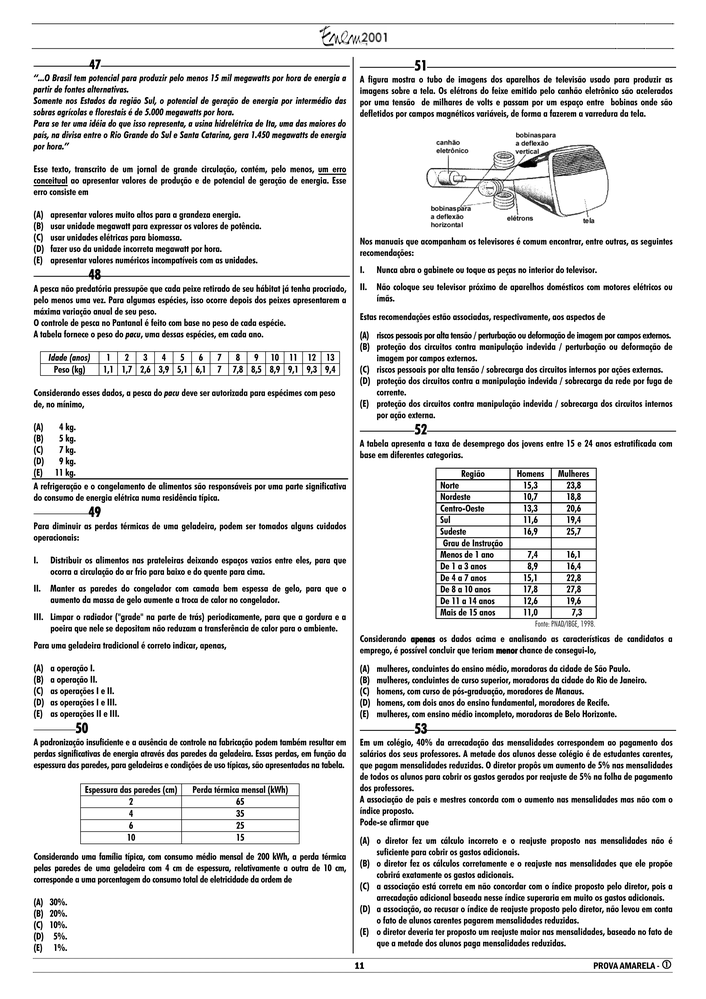
#> input picture 2Passo-RemoverBordasPaginasInteiras/imagens-convertidas/pagina_enem_10.png, 706 x 999 px, shrunk from 2480 x 3509 before the run; its folder holds 4 pictures in this run
$ python remover-bordas.py
#> lines starting #> are read from the running program, lines starting #| are printed output that depends on the picture
"""
Propósito: remover as bordas externas das páginas
Autor: Alexandre Nassar de Peder
Criação: 02/10/2025
Atualização: 03/06/2026

OBS1: puxe a pasta "imagens-convertidas" do passo 1 para essa pasta do passo 2

OBS2: abra a imagem no GIMP e conte pixels para saber quanto de borda tem que cortar.

OBS3: atualize a linha 33 com os valores corretos de corte (esquerda, superior, direita, inferior)

OBS4: tenha em mente desde já que você vai usar as imagens futuramente, então corte pensando na melhor maneira para executar todos os 12 passos

OBS5: execute o código, e abra as imagens para conferir se as bordas foram removidas corretamente. Se não, ajuste os valores de corte e execute novamente.
"""

from PIL import Image
import os

pasta_imagens = "imagens-convertidas"
pasta_saida = "sem-bordas-externas"

os.makedirs(pasta_saida, exist_ok=True)

for nome_arquivo in os.listdir(pasta_imagens):
    if nome_arquivo.lower().endswith(".png"):
        caminho_entrada = os.path.join(pasta_imagens, nome_arquivo)
        imagem = Image.open(caminho_entrada)
#> imagem is the input picture: PIL image 706x999 RGB; min 0, max 255, mean 228.3

        largura, altura = imagem.size
#> largura = 706; altura = 999

        caixa_corte = (112, 172, largura - 111, altura - 144) # ATUALIZE AQUI OS VALORES DE CORTE (esquerda, superior, direita, inferior)
#> caixa_corte = (112, 172, 595, 855)
        imagem_cortada = imagem.crop(caixa_corte)
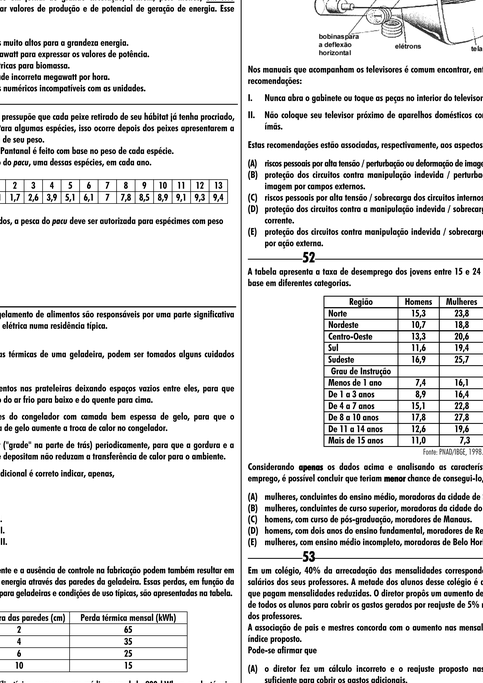
#> imagem_cortada: PIL image 483x683 RGB; min 0, max 255, mean 223.8

        caminho_saida = os.path.join(pasta_saida, nome_arquivo)
        imagem_cortada.save(caminho_saida)
#> pass 2 of the loop `for nome_arquivo in os.listdir(pasta_imagens):`:
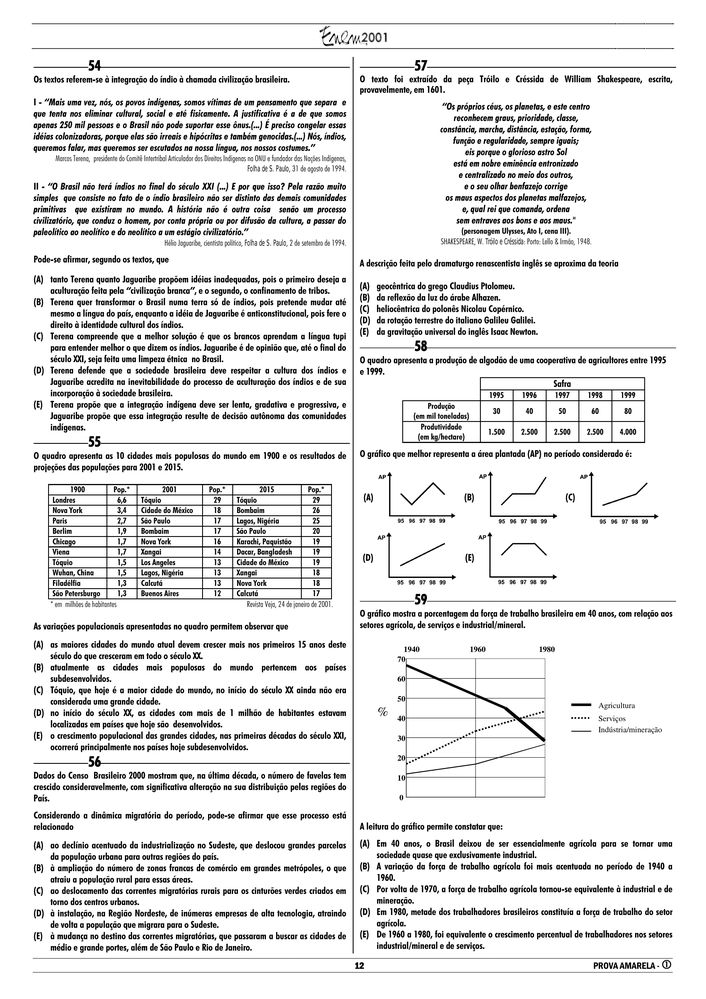
#> input picture 2Passo-RemoverBordasPaginasInteiras/imagens-convertidas/pagina_enem_11.png, 706 x 999 px, shrunk from 2480 x 3509 before the run
#> imagem is the input picture: PIL image 706x999 RGB; min 0, max 255, mean 228.6
#> `imagem_cortada = imagem.crop(caixa_corte)`:
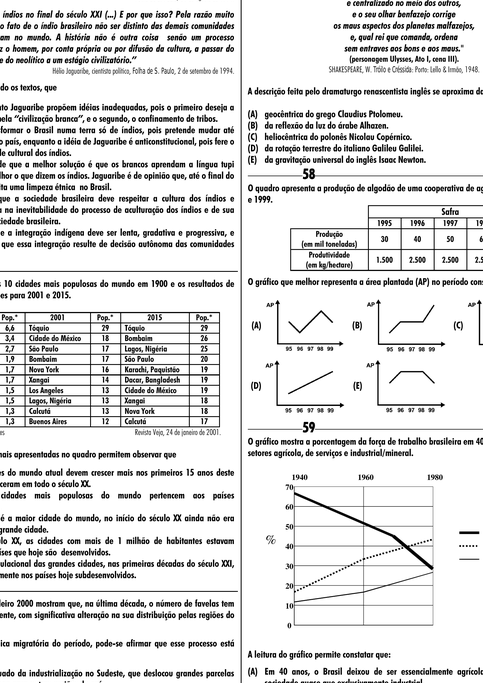
#> imagem_cortada: PIL image 483x683 RGB; min 0, max 255, mean 224.1
#> pass 3 of the loop `for nome_arquivo in os.listdir(pasta_imagens):`:
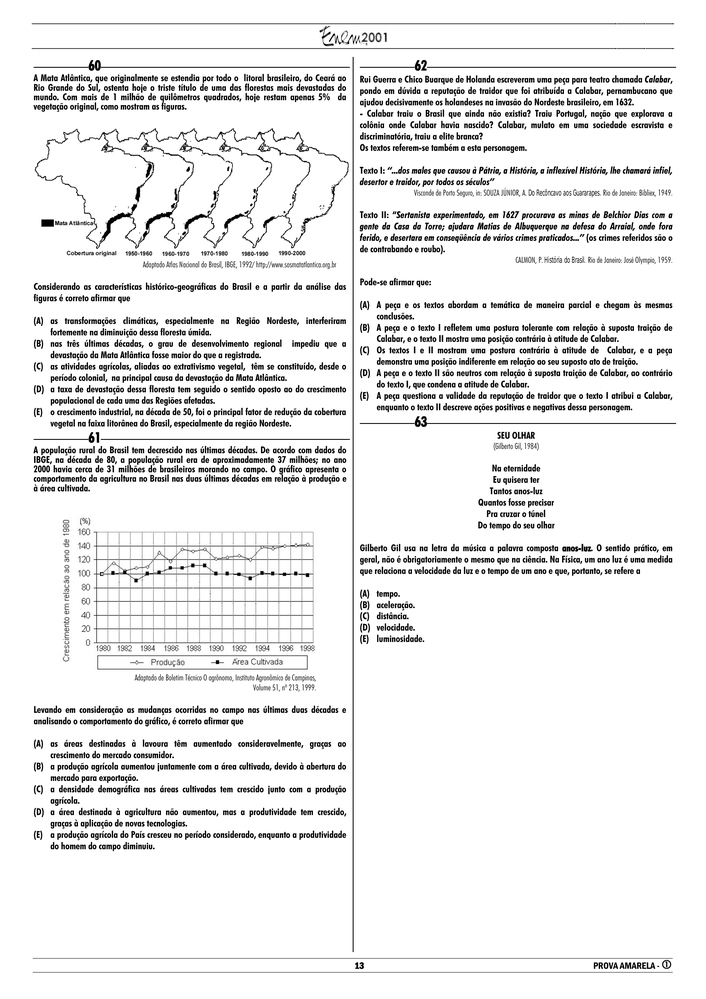
#> input picture 2Passo-RemoverBordasPaginasInteiras/imagens-convertidas/pagina_enem_12.png, 706 x 999 px, shrunk from 2480 x 3509 before the run
#> imagem is the input picture: PIL image 706x999 RGB; mean R, G, B 235.4, 235.4, 235.4
#> `imagem_cortada = imagem.crop(caixa_corte)`:
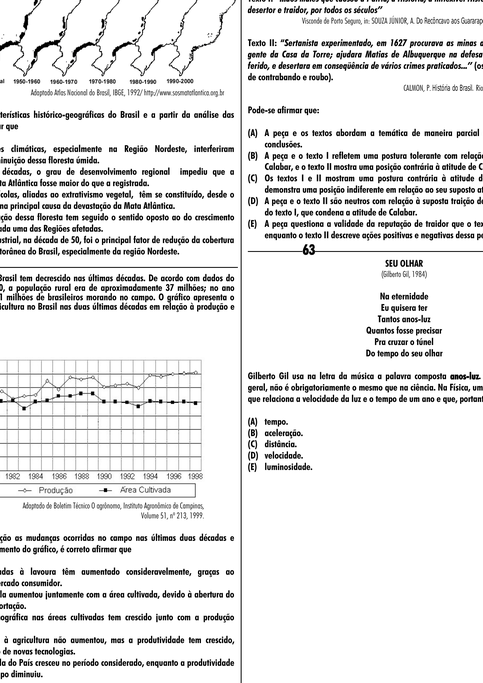
#> imagem_cortada: PIL image 483x683 RGB; mean R, G, B 230.4, 230.4, 230.4
#> the loop made 4 passes; the first 3 are shown

print("Recorte das bordas concluído.")
